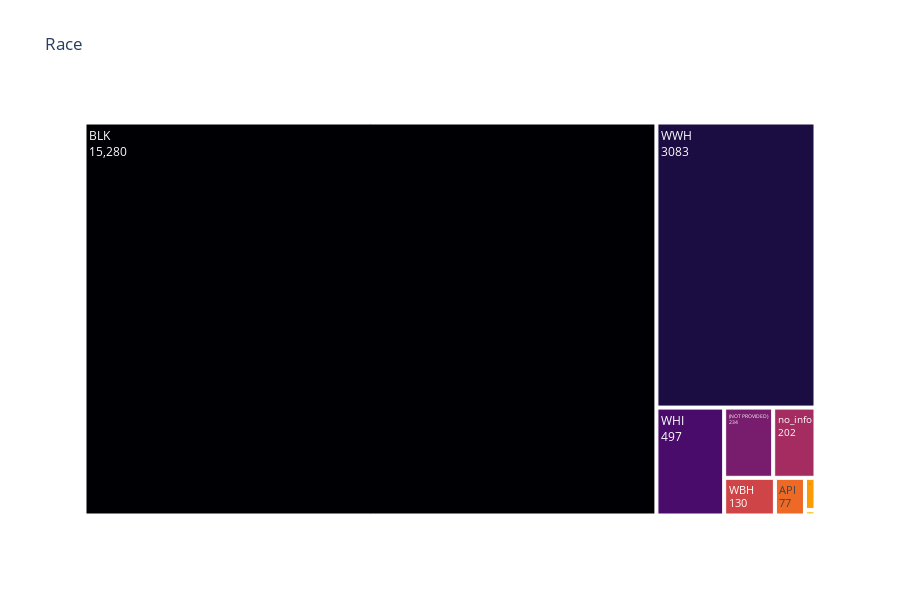

This figure's notebook cell:
### Code cell
Number_race = df['race'].value_counts()
values = Number_race.values
categories = pd.DataFrame(data=Number_race.index, columns=["race"])
categories['values'] = values
fig = px.treemap(categories, path=['race'], values=categories['values'], height=600,
                 title='Race', color_discrete_sequence = px.colors.sequential.Inferno)
fig.data[0].textinfo = 'label+text+value'
fig.show()

### Figure 1 — Plotly figure (JSON) as saved in the notebook; plotly's stock layout.template omitted (floating-point values rounded to 4 significant figures)
{"data": [{"branchvalues": "total", "domain": {"x": [0, 1], "y": [0, 1]}, "hovertemplate": "labels=%{label}<br>value=%{value}<br>parent=%{parent}<br>id=%{id}<extra></extra>", "ids": ["(NOT PROVIDED)", "API", "BLK", "I", "U", "WBH", "WHI", "WWH", "no_info"], "labels": ["(NOT PROVIDED)", "API", "BLK", "I", "U", "WBH", "WHI", "WWH", "no_info"], "name": "", "parents": ["", "", "", "", "", "", "", "", ""], "textinfo": "label+text+value", "type": "treemap", "values": [234, 77, 15280, 4, 23, 130, 497, 3083, 202]}], "layout": {"height": 600, "legend": {"tracegroupgap": 0}, "title": {"text": "Race"}, "treemapcolorway": ["#000004", "#1b0c41", "#4a0c6b", "#781c6d", "#a52c60", "#cf4446", "#ed6925", "#fb9b06", "#f7d13d", "#fcffa4"]}}
